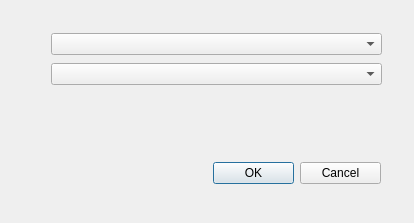
<?xml version="1.0" encoding="UTF-8"?>
<ui version="4.0">
 <class>prompterRemoveExit</class>
 <widget class="QDialog" name="prompterRemoveExit">
  <property name="geometry">
   <rect>
    <x>0</x>
    <y>0</y>
    <width>414</width>
    <height>223</height>
   </rect>
  </property>
  <property name="windowTitle">
   <string>Dialog</string>
  </property>
  <widget class="QWidget" name="layoutWidget">
   <property name="geometry">
    <rect>
     <x>213</x>
     <y>160</y>
     <width>168</width>
     <height>27</height>
    </rect>
   </property>
   <layout class="QHBoxLayout" name="horizontalLayout">
    <item>
     <widget class="QPushButton" name="okButton">
      <property name="text">
       <string>OK</string>
      </property>
     </widget>
    </item>
    <item>
     <widget class="QPushButton" name="cancelButton">
      <property name="text">
       <string>Cancel</string>
      </property>
     </widget>
    </item>
   </layout>
  </widget>
  <widget class="QWidget" name="">
   <property name="geometry">
    <rect>
     <x>51</x>
     <y>31</y>
     <width>331</width>
     <height>58</height>
    </rect>
   </property>
   <layout class="QVBoxLayout" name="verticalLayout">
    <item>
     <widget class="QComboBox" name="targetComboBox"/>
    </item>
    <item>
     <widget class="QComboBox" name="portalComboBox"/>
    </item>
   </layout>
  </widget>
 </widget>
 <resources/>
 <connections/>
</ui>
